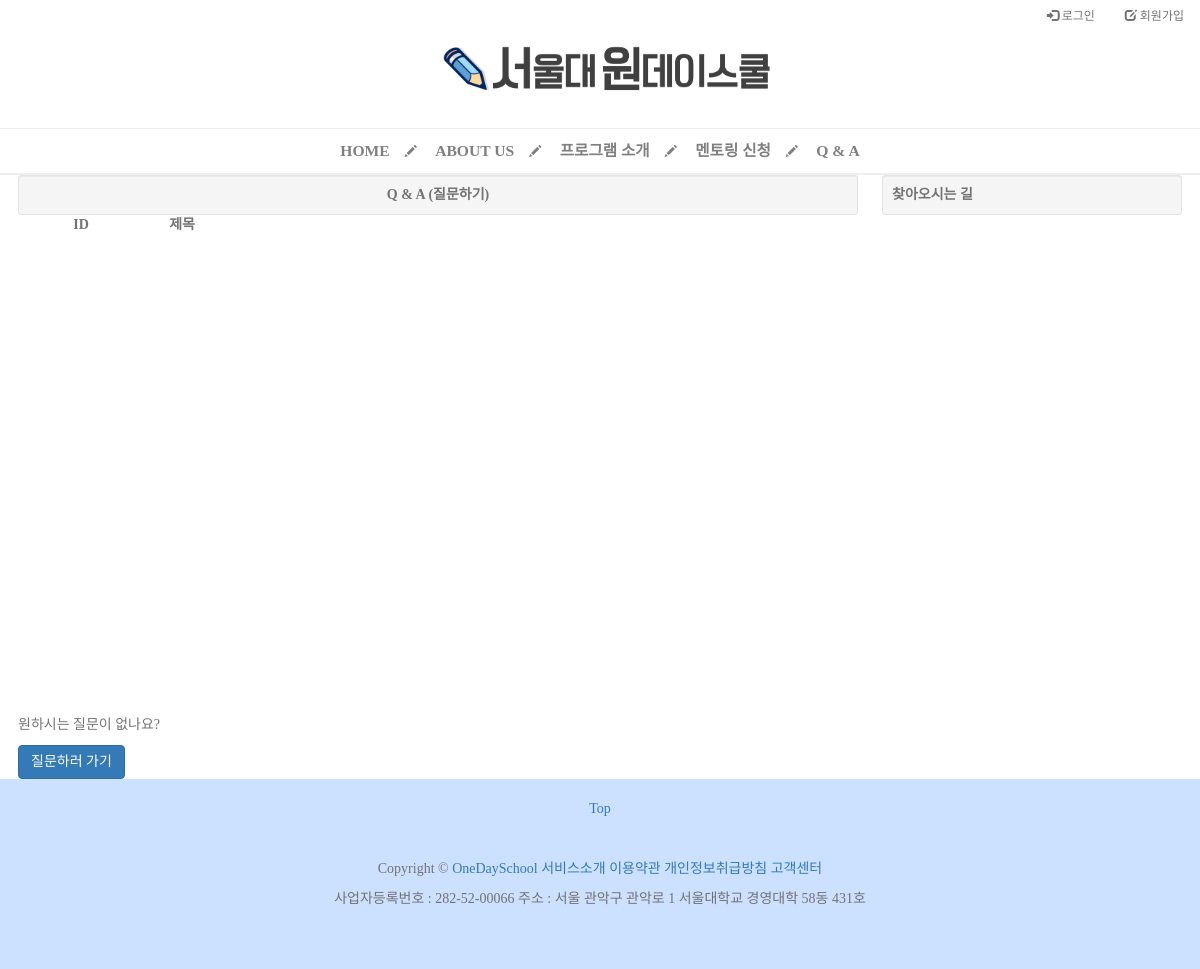
Page /mentoring/Q&A/list/ on the earlier database version.
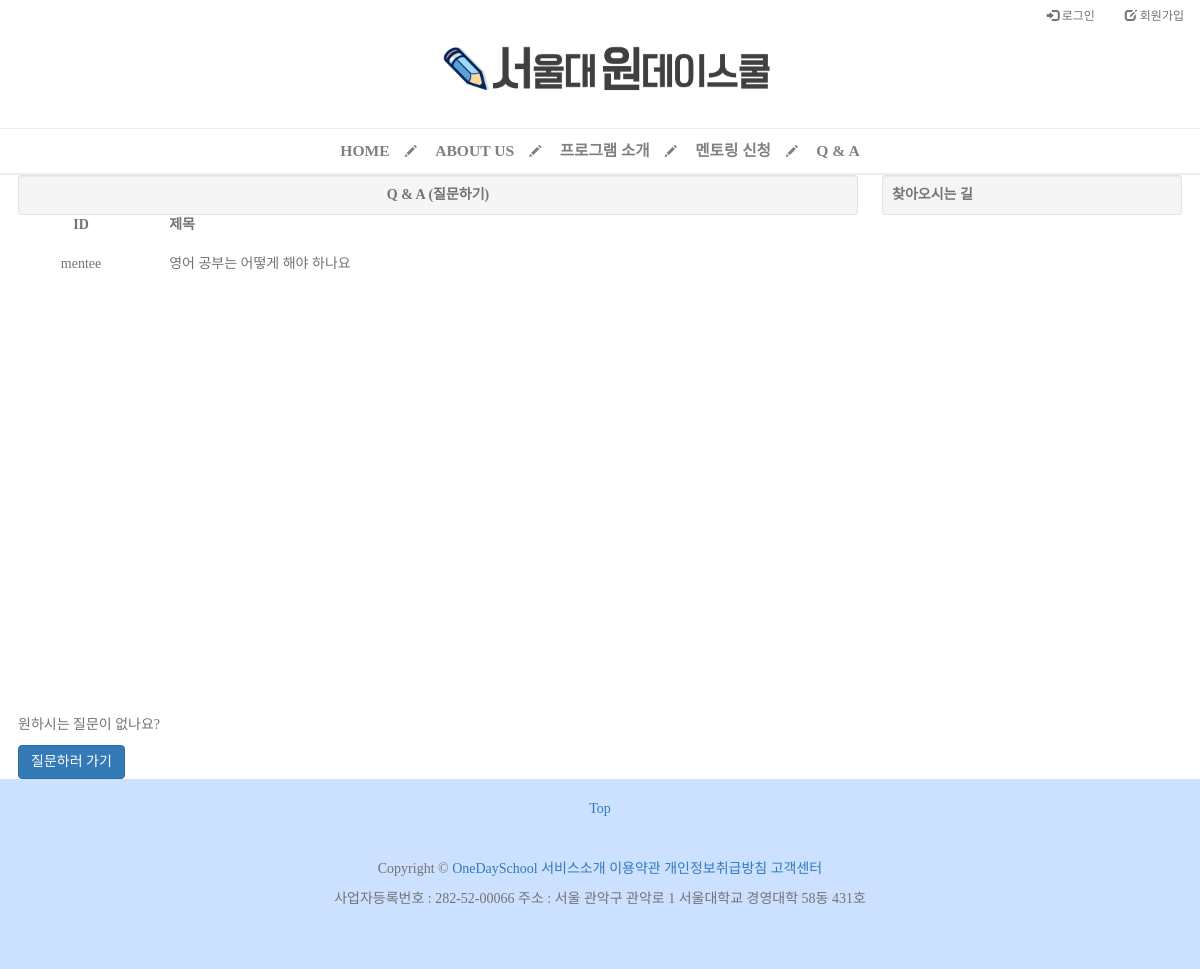
Same page on the later database version.
### mentoring/models.py (models this page shows, shortened)
class Mentoring_question(models.Model):
    author = models.ForeignKey(settings.AUTH_USER_MODEL)
    title = models.CharField(max_length=50, verbose_name='제목')
    content = models.TextField(verbose_name='질문내용')
    created_at = models.DateTimeField(auto_now_add=True)

### mentoring/views.py (the view)
def mentoring_question_list(request):
    mentoring_question_list = Mentoring_question.objects.all()
    return render(request, 'mentoring/mentoring_question_list.html', {
        'mentoring_question_list' : mentoring_question_list,
        })

### mentoring/templates/mentoring/mentoring_question_list.html (shortened to what this page needs)
{% extends 'mentoring/base.html' %}
{% load staticfiles %}
{% load bootstrap3 %}
{% block content %}
<div class="container"style="width: 100%;min-width:600px;">
    <div class="row">
        <div id="col-left" style="width:70%;float: left;margin-left: 1.5%; overflow: hidden;">
            <div class="well well-sm" style="text-align: center;margin-bottom: 0;">
                 <b>Q & A (질문하기)</b>
            </div>
            <div style="height: 30px;width:15%;position:relative;float: left; text-align: center; border: 0px solid black;margin-bottom: 1%;overflow:hidden;"><b>ID</div>
            <div style="height: 30px;width:82%;position:relative;float:right;border: 0px solid black;margin-bottom: 1%;overflow:hidden;">제목</div></b>
            <div style='height:50%;min-height: 500px;'>
                {% for mentoring_question in mentoring_question_list %}
                <a href="{% url 'mentoring_question_detail' mentoring_question.pk %}">
                <div style="position:relative;height:20px;width:15%;text-align: center;float: left;overflow: hidden;">
                    {{mentoring_question.author}}
                </div>
                <div style="position:relative;height:20px;width:82%;float: right;overflow: hidden;">
                    {{mentoring_question.title}}
                </div>
                </a>
                {% endfor %}
            </div>
            <p>원하시는 질문이 없나요?</p>
            <a href="{% url 'mentoring_question_new' %}"><button class="btn btn-primary">질문하러 가기</button></a>
        </div>
        <div id="col-right" style="width:25%;float: right;margin-right: 1.5%;">
            <div class="well well-sm">
            <b>찾아오시는 길</b>
            </div>
            <div id="googleMap" style="width:100%; height:300px;">
            </div>
            <br />
        </div>
    </div>
</div>
{% endblock %}

Differences in the rows shown:
added Mentoring_question: author "mentee", title "영어 공부는 어떻게 해야 하나요"
